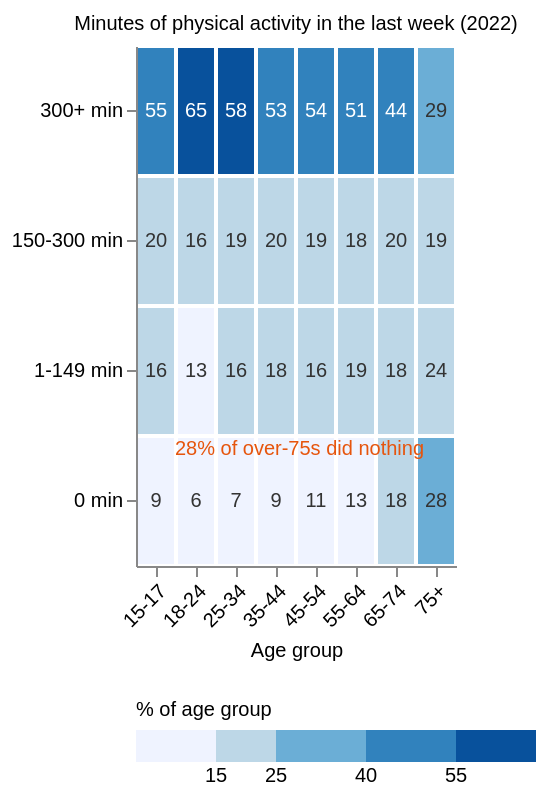

Here is the Vega-Lite specification saved for this chart:
### Vega-Lite specification from a JSON file in a GitHub repository (floating-point values rounded to 4 significant figures)
{"$schema": "https://vega.github.io/schema/vega-lite/v5.json", "title": "Minutes of physical activity in the last week (2022)", "width": "container", "height": 260, "data": {"values": [{"age": "15-17", "minutes": "0 min", "pct": 8.8}, {"age": "15-17", "minutes": "1-149 min", "pct": 15.6}, {"age": "15-17", "minutes": "150-300 min", "pct": 20.3}, {"age": "15-17", "minutes": "300+ min", "pct": 54.8}, {"age": "18-24", "minutes": "0 min", "pct": 6.3}, {"age": "18-24", "minutes": "1-149 min", "pct": 12.9}, {"age": "18-24", "minutes": "150-300 min", "pct": 16.4}, {"age": "18-24", "minutes": "300+ min", "pct": 64.9}, {"age": "25-34", "minutes": "0 min", "pct": 7.4}, {"age": "25-34", "minutes": "1-149 min", "pct": 15.6}, {"age": "25-34", "minutes": "150-300 min", "pct": 19.2}, {"age": "25-34", "minutes": "300+ min", "pct": 57.5}, {"age": "35-44", "minutes": "0 min", "pct": 9.1}, {"age": "35-44", "minutes": "1-149 min", "pct": 17.9}, {"age": "35-44", "minutes": "150-300 min", "pct": 20.1}, {"age": "35-44", "minutes": "300+ min", "pct": 53.1}, {"age": "45-54", "minutes": "0 min", "pct": 10.5}, {"age": "45-54", "minutes": "1-149 min", "pct": 15.9}, {"age": "45-54", "minutes": "150-300 min", "pct": 19.2}, {"age": "45-54", "minutes": "300+ min", "pct": 54.2}, {"age": "55-64", "minutes": "0 min", "pct": 12.9}, {"age": "55-64", "minutes": "1-149 min", "pct": 18.5}, {"age": "55-64", "minutes": "150-300 min", "pct": 17.7}, {"age": "55-64", "minutes": "300+ min", "pct": 50.8}, {"age": "65-74", "minutes": "0 min", "pct": 17.8}, {"age": "65-74", "minutes": "1-149 min", "pct": 17.8}, {"age": "65-74", "minutes": "150-300 min", "pct": 20.0}, {"age": "65-74", "minutes": "300+ min", "pct": 44.3}, {"age": "75+", "minutes": "0 min", "pct": 28.2}, {"age": "75+", "minutes": "1-149 min", "pct": 24.3}, {"age": "75+", "minutes": "150-300 min", "pct": 19.0}, {"age": "75+", "minutes": "300+ min", "pct": 28.8}]}, "encoding": {"x": {"field": "age", "type": "ordinal", "title": "Age group", "axis": {"labelAngle": -45}}, "y": {"field": "minutes", "type": "ordinal", "title": null, "sort": ["300+ min", "150-300 min", "1-149 min", "0 min"]}}, "layer": [{"mark": {"type": "rect", "stroke": "white", "strokeWidth": 2}, "encoding": {"color": {"field": "pct", "type": "quantitative", "title": "% of age group", "legend": {"orient": "bottom", "direction": "horizontal"}, "scale": {"type": "threshold", "domain": [15, 25, 40, 55], "range": ["#eff3ff", "#bdd7e7", "#6baed6", "#3182bd", "#08519c"]}}, "tooltip": [{"field": "age", "type": "nominal", "title": "Age group"}, {"field": "minutes", "type": "nominal", "title": "Activity last week"}, {"field": "pct", "type": "quantitative", "title": "% of age group", "format": ".1f"}]}}, {"mark": {"type": "text", "fontSize": 11}, "encoding": {"text": {"field": "pct", "type": "quantitative", "format": ".0f"}, "color": {"condition": {"test": "datum.pct > 40", "value": "white"}, "value": "#333333"}}}, {"transform": [{"filter": "datum.age == '75+' && datum.minutes == '0 min'"}], "mark": {"type": "text", "align": "right", "dx": -6, "dy": -26, "fontSize": 10, "fontWeight": 600, "color": "#e6550d"}, "encoding": {"text": {"value": "28% of over-75s did nothing"}}}], "config": {"font": "Source Sans 3, sans-serif"}}
